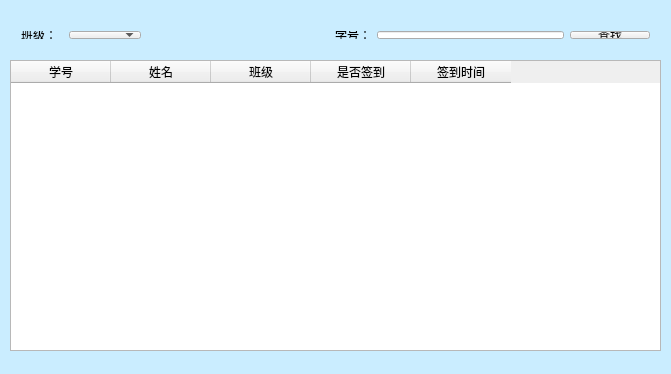
<?xml version="1.0" encoding="UTF-8"?>
<ui version="4.0">
 <class>Widget</class>
 <widget class="QWidget" name="Widget">
  <property name="geometry">
   <rect>
    <x>0</x>
    <y>0</y>
    <width>671</width>
    <height>374</height>
   </rect>
  </property>
  <property name="windowTitle">
   <string>Widget</string>
  </property>
  <widget class="QTableWidget" name="tableWidget">
   <property name="geometry">
    <rect>
     <x>10</x>
     <y>60</y>
     <width>651</width>
     <height>291</height>
    </rect>
   </property>
   <column>
    <property name="text">
     <string>学号</string>
    </property>
   </column>
   <column>
    <property name="text">
     <string>姓名</string>
    </property>
   </column>
   <column>
    <property name="text">
     <string>班级</string>
    </property>
   </column>
   <column>
    <property name="text">
     <string>是否签到</string>
    </property>
   </column>
   <column>
    <property name="text">
     <string>签到时间</string>
    </property>
   </column>
  </widget>
  <widget class="QWidget" name="layoutWidget">
   <property name="geometry">
    <rect>
     <x>10</x>
     <y>20</y>
     <width>651</width>
     <height>30</height>
    </rect>
   </property>
   <layout class="QHBoxLayout" name="horizontalLayout">
    <item>
     <widget class="QLabel" name="label">
      <property name="text">
       <string>班级：</string>
      </property>
     </widget>
    </item>
    <item>
     <widget class="QWidget" name="widget" native="true"/>
    </item>
    <item>
     <widget class="QComboBox" name="comboBox"/>
    </item>
    <item>
     <spacer name="horizontalSpacer">
      <property name="orientation">
       <enum>Qt::Horizontal</enum>
      </property>
      <property name="sizeHint" stdset="0">
       <size>
        <width>40</width>
        <height>20</height>
       </size>
      </property>
     </spacer>
    </item>
    <item>
     <widget class="QLabel" name="label_2">
      <property name="text">
       <string>学号：</string>
      </property>
     </widget>
    </item>
    <item>
     <widget class="QLineEdit" name="lineEdit"/>
    </item>
    <item>
     <widget class="QPushButton" name="pushButton">
      <property name="text">
       <string>查找</string>
      </property>
     </widget>
    </item>
   </layout>
  </widget>
  <widget class="QWidget" name="widget_2" native="true">
   <property name="geometry">
    <rect>
     <x>-10</x>
     <y>-10</y>
     <width>691</width>
     <height>391</height>
    </rect>
   </property>
   <property name="styleSheet">
    <string notr="true">background-color: rgb(202, 237, 255);</string>
   </property>
  </widget>
  <zorder>widget_2</zorder>
  <zorder>tableWidget</zorder>
  <zorder>layoutWidget</zorder>
 </widget>
 <layoutdefault spacing="6" margin="11"/>
 <resources/>
 <connections/>
</ui>
